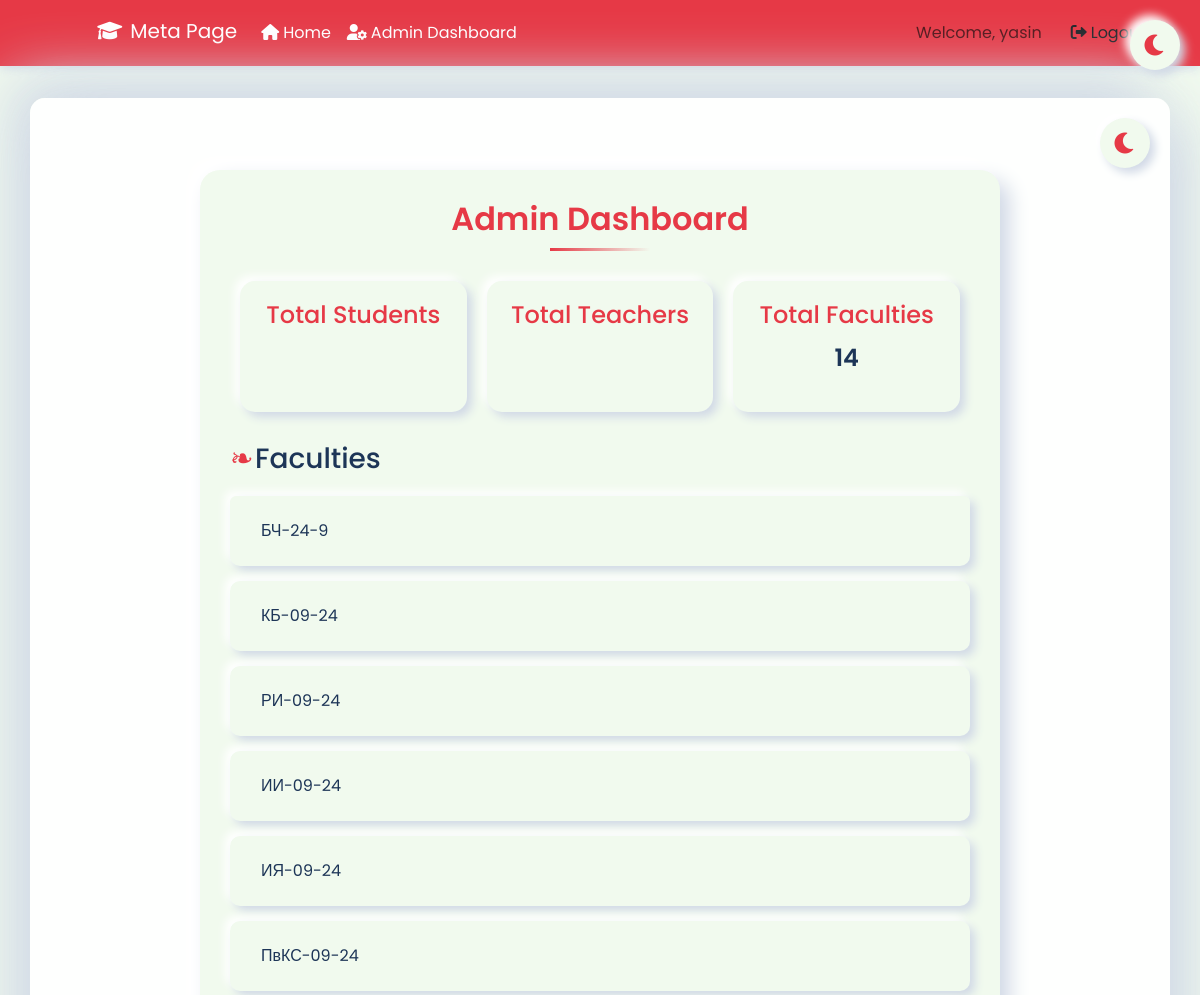
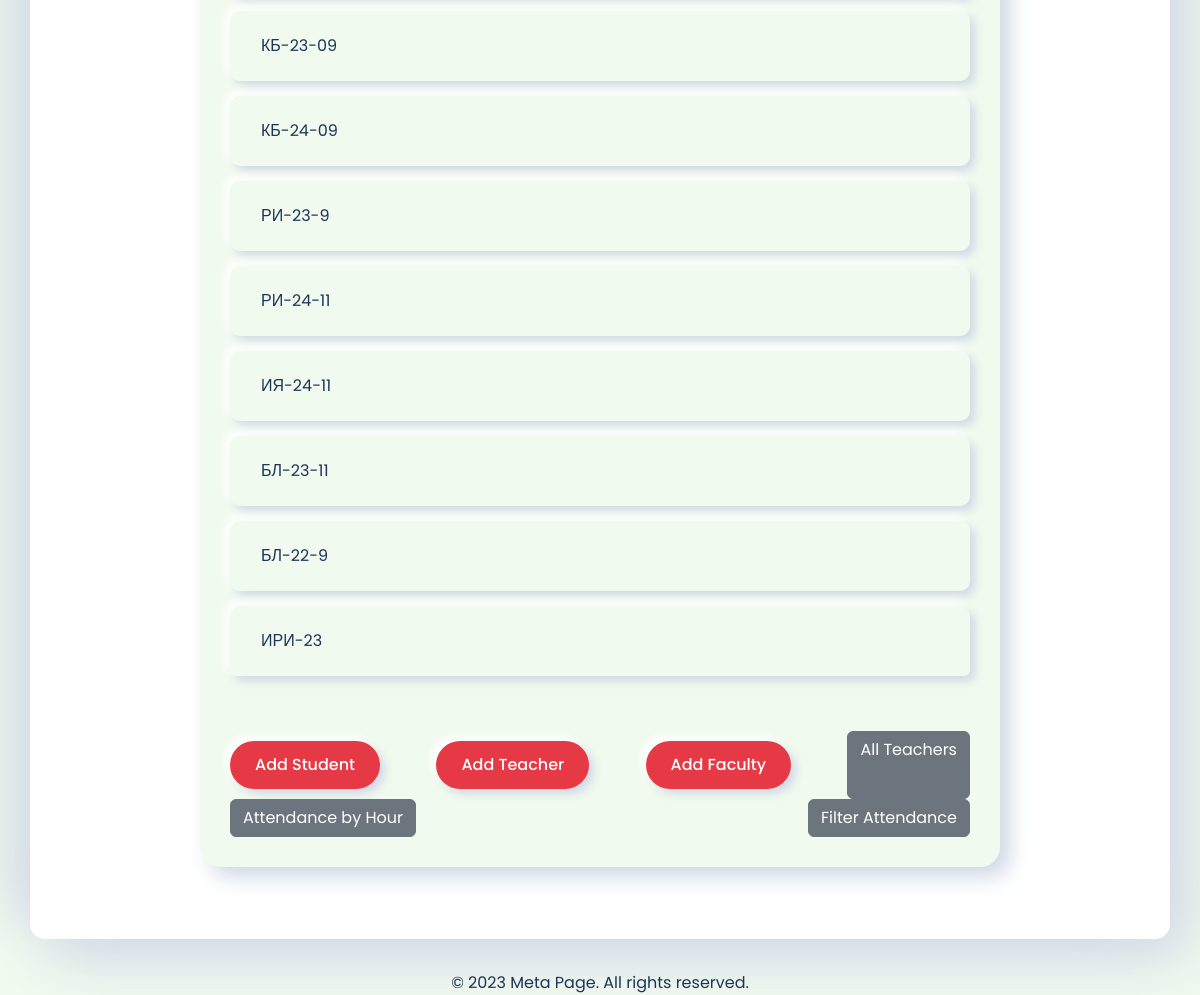
The page /admin_dashboard/ (signed in) on the database its author committed (2 pictures, top to bottom).
### attendance/models.py (models this page shows, shortened)
class Faculty(models.Model):
    name = models.CharField(max_length=100)

### attendance/views.py (the view)
# urls.py: path('admin_dashboard/', views.admin_dashboard, name='admin_dashboard'),
@login_required
def admin_dashboard(request):
    if not request.user.is_staff:
        return redirect('home')
    teachers = Teacher.objects.all().annotate(
        total_days=Count('user__attendance', distinct=True),
        present_days=Count('user__attendance', filter=Q(user__attendance__status='present')),
        absent_days=Count('user__attendance', filter=Q(user__attendance__status='absent')),
    )
    faculty_attendance = Faculty.objects.annotate(
        present_days=Count('students__user__attendance', filter=Q(students__user__attendance__status='present'))
    ).order_by('-present_days')
    context = {
        'teachers': teachers,
        'faculties': Faculty.objects.all(),
        'faculty_attendance': faculty_attendance,
    }
    return render(request, 'attendance/admin_dashboard.html', context)

### attendance/templates/attendance/admin_dashboard.html (shortened to what this page needs)
{% extends 'attendance/base.html' %}
{% block content %}
<button class="dark-mode-toggle" onclick="toggleDarkMode()">
    <i class="fas fa-moon"></i>
</button>
<div class="dashboard-container">
    <h2>Admin Dashboard</h2>
    <div class="stats-container">
        <div class="stat-card">
            <h4>Total Students</h4>
        </div>
        <div class="stat-card">
            <h4>Total Teachers</h4>
        </div>
        <div class="stat-card">
            <h4>Total Faculties</h4>
            <p>{{ faculties.count }}</p>
        </div>
    </div>
    <h3>Faculties</h3>
    <ul class="list-group">
        {% for faculty in faculties %}
            <li class="list-group-item">
                <a href="{% url 'faculty_attendance' faculty.id %}">{{ faculty.name }}</a>
            </li>
        {% empty %}
            <li class="list-group-item">No faculties available</li>
        {% endfor %}
    </ul>
    <div class="btn-container">
        <a href="{% url 'add_student' %}" class="btn btn-primary">Add Student</a>
        <a href="{% url 'add_teacher' %}" class="btn btn-primary">Add Teacher</a>
        <a href="{% url 'add_faculty' %}" class="btn btn-primary">Add Faculty</a>
        <a href="{% url 'all_teachers' %}" class="btn btn-secondary">All Teachers</a>
        <a href="{% url 'attendance_by_hour' %}" class="btn btn-secondary">Attendance by Hour</a>
        <a href="{% url 'filter_attendance' %}" class="btn btn-secondary">Filter Attendance</a>
    </div>
</div>
{% endblock %}

### attendance/templates/attendance/base.html (shortened to what this page needs)
{% load i18n %}
<!DOCTYPE html>
<html lang="en">
<head>
    <link href="https://cdn.jsdelivr.net/npm/bootstrap@5.3.0/dist/css/bootstrap.min.css" rel="stylesheet">
    <link rel="stylesheet" href="https://cdnjs.cloudflare.com/ajax/libs/font-awesome/6.0.0-beta3/css/all.min.css">
</head>
<body>
    <nav class="navbar navbar-expand-lg">
        <div class="container">
            <a class="navbar-brand float-animation position-relative" href="{% url 'home' %}">
                <div class="flag-kyrgyzstan"></div>
                <i class="fas fa-graduation-cap me-2"></i>Meta Page
            </a>
            <div class="collapse navbar-collapse" id="navbarNav">
                <ul class="navbar-nav me-auto">
                    <li class="nav-item">
                        <a class="nav-link" href="{% url 'home' %}"><i class="fas fa-home me-1"></i>Home</a>
                    </li>
                    {% if user.is_staff %}
                    <li class="nav-item">
                        <a class="nav-link admin-dashboard glass" href="{% url 'admin_dashboard' %}"><i class="fas fa-user-cog me-1"></i>Admin Dashboard</a>
                    </li>
                    {% endif %}
                </ul>
                {% if user.is_authenticated %}
                <span class="navbar-text me-3 welcome-text">
                    Welcome, {{ user.username }}
                </span>
                <a href="{% url 'logout' %}" class="btn btn-custom"><i class="fas fa-sign-out-alt me-1"></i>Logout</a>
                {% else %}
                <a href="{% url 'login' %}" class="btn btn-custom"><i class="fas fa-sign-in-alt me-1"></i>Login</a>
                {% endif %}
            </div>
        </div>
    </nav>
    <div class="container content">
        {% block content %} {% endblock %}
    </div>
    <footer class="footer">
        <div class="container text-center">
            <span>© 2023 Meta Page. All rights reserved.</span>
        </div>
    </footer>
    <button class="dark-mode-toggle" id="darkModeToggle">
        <i class="fas fa-moon"></i>
    </button>
</body>
</html>

### attendance/templates/attendance/base.html (style rules this page uses)
:root { --primary-color: #c41e3a; --secondary-color: #8b0000; --accent-color: #ff4500; --background-color: #fff5f5; --text-color: #333; --card-bg: #fff; --shadow-color: rgba(196, 30, 58, 0.1); --pattern-color: #c41e3a; }
body { min-height: 100vh; display: flex; flex-direction: column; background-color: var(--background-color); font-family: 'Poppins', sans-serif; color: var(--text-color); position: relative; transition: all 0.3s ease; }
body::before { content: ""; position: fixed; top: 0; left: 0; width: 100%; height: 100%; background-image: url('https://i.imgur.com/YOUR_UPLOADED_IMAGE_URL.jpg'); background-repeat: repeat; background-size: contain; opacity: 0.1; z-index: -1; transition: all 0.3s ease; }
.content { flex: 1; padding: 2rem 0; background-color: rgba(255, 255, 255, 0.9); border-radius: 15px; box-shadow: 20px 20px 60px var(--shadow-color), -20px -20px 60px var(--shadow-color); margin-top: 2rem; margin-bottom: 2rem; transition: all 0.3s ease; }
.navbar { background-color: var(--primary-color); box-shadow: 0 2px 10px var(--shadow-color); }
.navbar-brand, .nav-link { color: var(--card-bg) !important; transition: all 0.3s ease; }
.flag-kyrgyzstan { width: 40px; height: 40px; background-image: url('https://upload.wikimedia.org/wikipedia/commons/thumb/c/c7/Flag_of_Kyrgyzstan.svg/1024px-Flag_of_Kyrgyzstan.svg.png'); background-size: contain; background-repeat: no-repeat; display: inline-block; vertical-align: middle; margin-right: 10px; }
.dark-mode-toggle { position: fixed; bottom: 20px; right: 20px; background-color: var(--secondary-color); color: var(--card-bg); border: none; border-radius: 50%; width: 50px; height: 50px; font-size: 1.5rem; cursor: pointer; transition: all 0.3s ease; z-index: 1000; }

### rows shown on the page
Faculty: name "БЧ-24-9"
Faculty: name "КБ-09-24"
Faculty: name "РИ-09-24"
Faculty: name "ИИ-09-24"
Faculty: name "ИЯ-09-24"
Faculty: name "ПвКС-09-24"
Faculty: name "КБ-23-09"
Faculty: name "КБ-24-09"
Faculty: name "РИ-23-9"
Faculty: name "РИ-24-11"
Faculty: name "ИЯ-24-11"
Faculty: name "БЛ-23-11"
Faculty: name "БЛ-22-9"
Faculty: name "ИРИ-23"

### other values the page prints
{{ user.username }} "yasin"
{{ faculties.count }} "14"
